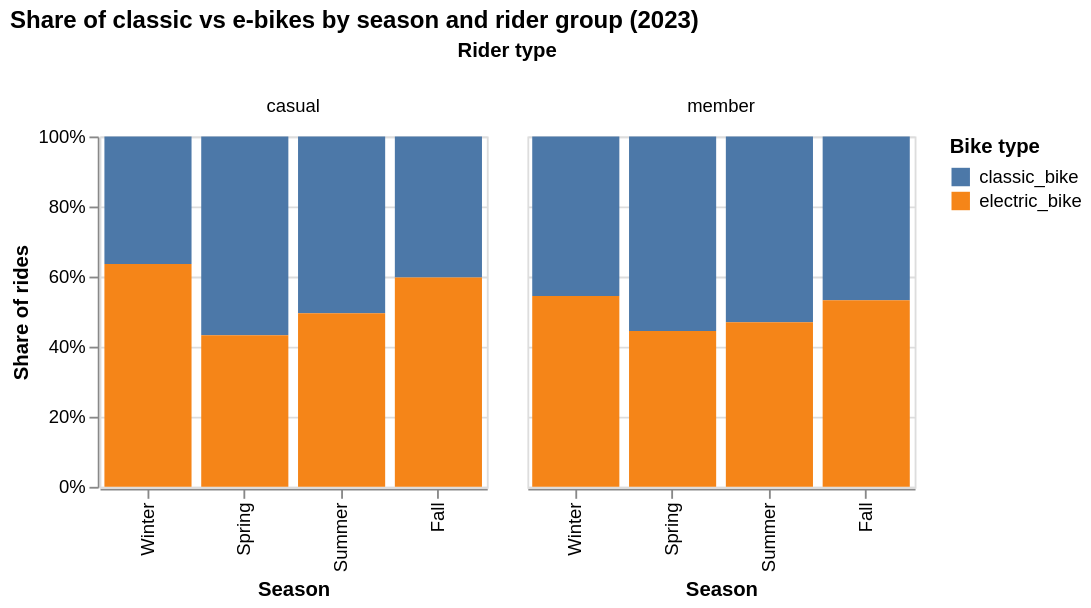

Source (notebook cell):
### Markdown cell above
Bike Usage across seasons and labeled by Bike type in %

### Code cell
# Compute share within each season + rider type
season_bike_share = (
    season_bike
    .groupby(["season", "member_casual"])
    .apply(lambda g: g.assign(share=g["rides"] / g["rides"].sum()))
    .reset_index(drop=True)
)

chart_season_share = (
    alt.Chart(season_bike_share)
    .mark_bar()
    .encode(
        x=alt.X("season:N", sort=season_order, title="Season"),
        y=alt.Y("share:Q", axis=alt.Axis(format='%'), title="Share of rides"),
        color=alt.Color("rideable_type:N", title="Bike type"),
        column=alt.Column("member_casual:N", title="Rider type"),
        tooltip=["season", "member_casual", "rideable_type",
                 alt.Tooltip("share:Q", format=".1%")]
    )
    .properties(
        title="Share of classic vs e-bikes by season and rider group (2023)", width = 210, height = 190
    )
)

chart_season_share

### Figure 1 — Vega-Lite specification as saved in the notebook (floating-point values rounded to 4 significant figures)
{"config": {"view": {"continuousWidth": 300, "continuousHeight": 300}}, "data": {"name": "data-0797e6e9eaa5f28cce92a86733cb7583"}, "mark": {"type": "bar"}, "encoding": {"color": {"field": "rideable_type", "title": "Bike type", "type": "nominal"}, "column": {"field": "member_casual", "title": "Rider type", "type": "nominal"}, "tooltip": [{"field": "season", "type": "ordinal"}, {"field": "member_casual", "type": "nominal"}, {"field": "rideable_type", "type": "nominal"}, {"field": "share", "format": ".1%", "type": "quantitative"}], "x": {"field": "season", "sort": ["Winter", "Spring", "Summer", "Fall"], "title": "Season", "type": "nominal"}, "y": {"axis": {"format": "%"}, "field": "share", "title": "Share of rides", "type": "quantitative"}}, "height": 190, "title": "Share of classic vs e-bikes by season and rider group (2023)", "width": 210, "$schema": "https://vega.github.io/schema/vega-lite/v5.20.1.json", "datasets": {"data-0797e6e9eaa5f28cce92a86733cb7583": [{"season": "Winter", "rideable_type": "classic_bike", "member_casual": "casual", "rides": 264298, "share": 0.3643}, {"season": "Winter", "rideable_type": "electric_bike", "member_casual": "casual", "rides": 461200, "share": 0.6357}, {"season": "Winter", "rideable_type": "classic_bike", "member_casual": "member", "rides": 2191574, "share": 0.4553}, {"season": "Winter", "rideable_type": "electric_bike", "member_casual": "member", "rides": 2621460, "share": 0.5447}, {"season": "Spring", "rideable_type": "classic_bike", "member_casual": "casual", "rides": 777969, "share": 0.5672}, {"season": "Spring", "rideable_type": "electric_bike", "member_casual": "casual", "rides": 593676, "share": 0.4328}, {"season": "Spring", "rideable_type": "classic_bike", "member_casual": "member", "rides": 3692567, "share": 0.555}, {"season": "Spring", "rideable_type": "electric_bike", "member_casual": "member", "rides": 2961201, "share": 0.445}, {"season": "Summer", "rideable_type": "classic_bike", "member_casual": "casual", "rides": 1138284, "share": 0.5049}, {"season": "Summer", "rideable_type": "electric_bike", "member_casual": "casual", "rides": 1116301, "share": 0.4951}, {"season": "Summer", "rideable_type": "classic_bike", "member_casual": "member", "rides": 4448860, "share": 0.5302}, {"season": "Summer", "rideable_type": "electric_bike", "member_casual": "member", "rides": 3941406, "share": 0.4698}, {"season": "Fall", "rideable_type": "classic_bike", "member_casual": "casual", "rides": 717007, "share": 0.4025}, {"season": "Fall", "rideable_type": "electric_bike", "member_casual": "casual", "rides": 1064283, "share": 0.5975}, {"season": "Fall", "rideable_type": "classic_bike", "member_casual": "member", "rides": 3696228, "share": 0.4673}, {"season": "Fall", "rideable_type": "electric_bike", "member_casual": "member", "rides": 4212994, "share": 0.5327}]}}
